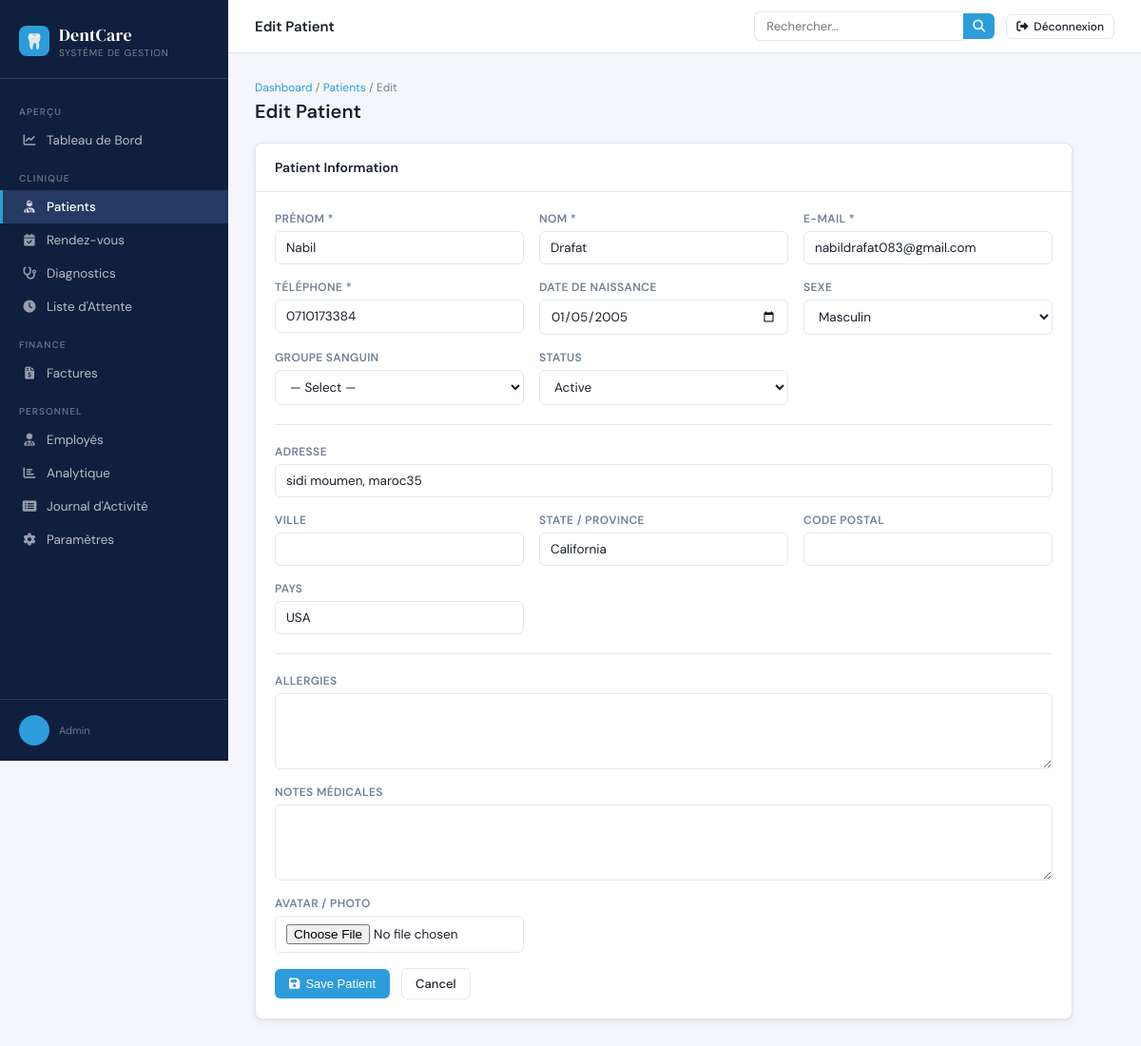
Page /patients/2/edit/ (signed in) on the committed database.
### authentication/models.py (models this page shows, shortened)
class User(AbstractUser):
    class Role(models.TextChoices):
        ADMIN        = 'admin',        'Admin'
        DOCTOR       = 'doctor',       'Doctor'
        RECEPTIONIST = 'receptionist', 'Receptionist'
        PATIENT      = 'patient',      'Patient'
    role = models.CharField(
        max_length=20,
        choices=Role.choices,
        default=Role.PATIENT,
    )
    phone = models.CharField(max_length=20, blank=True)
    address = models.TextField(blank=True)
    profile_photo = models.ImageField(
        upload_to='profiles/', blank=True, null=True
    )

### clinic/models.py (models this page shows, shortened)
class Patient(models.Model):
    class Gender(models.TextChoices):
        MALE   = 'male',   'Male'
        FEMALE = 'female', 'Female'
        OTHER  = 'other',  'Other'
    class BloodGroup(models.TextChoices):
        A_POS  = 'A+',  'A+'
        A_NEG  = 'A-',  'A-'
        B_POS  = 'B+',  'B+'
        B_NEG  = 'B-',  'B-'
        O_POS  = 'O+',  'O+'
        O_NEG  = 'O-',  'O-'
        AB_POS = 'AB+', 'AB+'
        AB_NEG = 'AB-', 'AB-'
    user          = models.OneToOneField(
        'authentication.User',
        on_delete=models.SET_NULL,
        null=True, blank=True,
        related_name='patient_profile'
    )
    first_name    = models.CharField(max_length=100)
    last_name     = models.CharField(max_length=100)
    email         = models.EmailField(unique=True)
    phone         = models.CharField(max_length=20)
    date_of_birth = models.DateField()
    gender        = models.CharField(max_length=10, choices=Gender.choices)
    blood_group   = models.CharField(max_length=5, choices=BloodGroup.choices, blank=True)
    address       = models.TextField(blank=True)
    city          = models.CharField(max_length=100, blank=True)
    country       = models.CharField(max_length=100, blank=True, default='USA')
    state_province = models.CharField(max_length=100, blank=True, default='California')
    postal_code   = models.CharField(max_length=20, blank=True)
    avatar        = models.ImageField(upload_to='avatars/', blank=True, null=True)
    allergies     = models.TextField(blank=True)
    medical_notes = models.TextField(blank=True)
    created_at    = models.DateTimeField(auto_now_add=True)
    updated_at    = models.DateTimeField(auto_now=True)
    class Meta:
        ordering = ['-created_at']

### clinic/views.py (the view, shortened to what this page needs)
# urls.py: path('patients/<int:pk>/edit/',               views.patient_edit,           name='patient_edit'),
@staff_required
def patient_edit(request, pk):
    patient = get_object_or_404(Patient, pk=pk)
    return render(request, 'clinic/patients/form.html', {
        'action': 'Edit', 'patient': patient
    })

### clinic/utils.py (called while the page is built)
def staff_required(view_func):
    @wraps(view_func)
    def wrapper(request, *args, **kwargs):
        if not request.user.is_authenticated:
            return redirect('authentication:login')
        if request.user.role not in ('admin', 'doctor', 'receptionist'):
            messages.error(request, "You don't have permission to access this area.")
            return redirect('home:home')
        return view_func(request, *args, **kwargs)
    return wrapper

### templates/clinic/patients/form.html (shortened to what this page needs)
{% extends "clinic/base.html" %}
{% block topbar_title %}{{ action }} Patient{% endblock %}
{% block nav_patients %}active{% endblock %}
{% block content %}
<div class="page-header">
  <div>
    <div class="breadcrumb"><a href="{% url 'clinic:dashboard' %}">Dashboard</a> / <a href="{% url 'clinic:patient_list' %}">Patients</a> / {{ action }}</div>
    <h1>{{ action }} Patient</h1>
  </div>
</div>
<div class="card" style="max-width:860px">
  <div class="card-header"><span class="card-title">Patient Information</span></div>
  <div class="card-body">
    <form method="post" enctype="multipart/form-data">
      <div class="form-grid">
        <div class="form-group">
          <label>Prénom *</label>
          <input type="text" name="first_name" value="{{ patient.first_name|default:'' }}" required>
        </div>
        <div class="form-group">
          <label>Nom *</label>
          <input type="text" name="last_name" value="{{ patient.last_name|default:'' }}" required>
        </div>
        <div class="form-group">
          <label>E-mail *</label>
          <input type="email" name="email" value="{{ patient.email|default:'' }}" required>
        </div>
        <div class="form-group">
          <label>Téléphone *</label>
          <input type="tel" name="phone" value="{{ patient.phone|default:'' }}" required>
        </div>
        <div class="form-group">
          <label>Date de Naissance</label>
          <input type="date" name="date_of_birth" value="{{ patient.date_of_birth|date:'Y-m-d'|default:'' }}">
        </div>
        <div class="form-group">
          <label>Sexe</label>
          <select name="gender">
            <option value="male"   {% if patient.gender == 'male' %}selected{% endif %}>Masculin</option>
          </select>
        </div>
        <div class="form-group">
          <label>Groupe Sanguin</label>
          <select name="blood_group">
            <option value="">— Select —</option>
          </select>
        </div>
        <div class="form-group">
          <label>Status</label>
          <select name="status">
            <option value="Active"   {% if patient.status == 'Active' %}selected{% endif %}>Active</option>
          </select>
        </div>
        <div class="divider" style="grid-column:1/-1;margin:4px 0"></div>
        <div class="form-group full">
          <label>Adresse</label>
          <input type="text" name="address" value="{{ patient.address|default:'' }}">
        </div>
        <div class="form-group">
          <label>Ville</label>
          <input type="text" name="city" value="{{ patient.city|default:'' }}">
        </div>
        <div class="form-group">
          <label>State / Province</label>
          <input type="text" name="state_province" value="{{ patient.state_province|default:'' }}">
        </div>
        <div class="form-group">
          <label>Code Postal</label>
          <input type="text" name="postal_code" value="{{ patient.postal_code|default:'' }}">
        </div>
        <div class="form-group">
          <label>Pays</label>
          <input type="text" name="country" value="{{ patient.country|default:'USA' }}">
        </div>
        <div class="divider" style="grid-column:1/-1;margin:4px 0"></div>
        <div class="form-group full">
          <label>Allergies</label>
          <textarea name="allergies">{{ patient.allergies|default:'' }}</textarea>
        </div>
        <div class="form-group full">
          <label>Notes Médicales</label>
          <textarea name="medical_notes">{{ patient.medical_notes|default:'' }}</textarea>
        </div>
        <div class="form-group">
          <label>Avatar / Photo</label>
          <input type="file" name="avatar" accept="image/*">
        </div>
      </div>
      <div class="flex-gap mt-16">
        <button type="submit" class="btn btn-primary"><i class="fas fa-save"></i> Save Patient</button>
        <a href="{% url 'clinic:patient_list' %}" class="btn btn-outline">Cancel</a>
      </div>
    </form>
  </div>
</div>
{% endblock %}

### templates/clinic/base.html (shortened to what this page needs)
<!DOCTYPE html>
<html lang="fr">
<head>
  <link rel="stylesheet" href="https://cdn.jsdelivr.net/npm/@fortawesome/fontawesome-free@6.5.0/css/all.min.css">
</head>
<body>
<aside class="sidebar">
  <div class="sidebar-logo">
    <div class="logo-icon">🦷</div>
    <div>
      <div class="logo-text">DentCare</div>
      <div class="logo-sub">Système de Gestion</div>
    </div>
  </div>
  <nav>
    <div class="nav-section">Aperçu</div>
    <a href="{% url 'clinic:dashboard' %}" class="nav-item {% block nav_dashboard %}{% endblock %}">
      <i class="fas fa-chart-line"></i> Tableau de Bord
    </a>
    <div class="nav-section">Clinique</div>
    <a href="{% url 'clinic:patient_list' %}" class="nav-item {% block nav_patients %}{% endblock %}">
      <i class="fas fa-user-injured"></i> Patients
    </a>
    <a href="{% url 'clinic:appointment_list' %}" class="nav-item {% block nav_appointments %}{% endblock %}">
      <i class="fas fa-calendar-check"></i> Rendez-vous
    </a>
    <a href="{% url 'clinic:diagnosis_list' %}" class="nav-item {% block nav_diagnoses %}{% endblock %}">
      <i class="fas fa-stethoscope"></i> Diagnostics
    </a>
    <a href="{% url 'clinic:waiting_list' %}" class="nav-item {% block nav_waiting %}{% endblock %}">
      <i class="fas fa-clock"></i> Liste d'Attente
    </a>
    <div class="nav-section">Finance</div>
    <a href="{% url 'clinic:patient_payslip_list' %}" class="nav-item {% block nav_invoices %}{% endblock %}">
      <i class="fas fa-file-invoice-dollar"></i> Factures
    </a>
    <div class="nav-section">Personnel</div>
    <a href="{% url 'clinic:employee_list' %}" class="nav-item {% block nav_employees %}{% endblock %}">
      <i class="fas fa-user-md"></i> Employés
    </a>
    <a href="{% url 'clinic:analytics' %}" class="nav-item {% block nav_analytics %}{% endblock %}">
      <i class="fas fa-chart-bar"></i> Analytique
    </a>
    <a href="{% url 'clinic:activity_logs' %}" class="nav-item {% block nav_activity %}{% endblock %}">
      <i class="fas fa-list-alt"></i> Journal d'Activité
    </a>
    <a href="{% url 'clinic:settings' %}" class="nav-item {% block nav_settings %}{% endblock %}">
      <i class="fas fa-cog"></i> Paramètres
    </a>
  </nav>
  <div class="sidebar-footer">
    <div class="sidebar-user">
      <div class="user-avatar">{{ request.user.first_name|first|upper }}{{ request.user.last_name|first|upper }}</div>
      <div>
        <div class="user-role">{{ request.user.role }}</div>
      </div>
    </div>
  </div>
</aside>
<div class="main">
  <header class="topbar">
    <div style="display:flex;align-items:center;gap:12px">
      <span class="topbar-title">{% block topbar_title %}{% endblock %}</span>
    </div>
    <div style="display:flex;align-items:center;gap:12px">
      <form class="search-form" method="get" action="{% url 'clinic:global_search' %}">
        <input class="search-input" type="text" name="q" placeholder="Rechercher…" value="{{ request.GET.q }}">
        <button type="submit" class="search-btn"><i class="fas fa-search"></i></button>
      </form>
    <div class="topbar-actions">
      <a href="{% url 'authentication:logout' %}" class="btn btn-outline btn-sm">
        <i class="fas fa-sign-out-alt"></i> Déconnexion
      </a>
    </div>
    </div>
  </header>
  <main class="page-content">
    {% block content %}{% endblock %}
  </main>
</div>
</body>
</html>

### rows in the picture
User: user.role "Admin"
Patient: first_name "Nabil", last_name "Drafat", email "nabildrafat083@gmail.com", phone "0710173384", date_of_birth "01/05/2005", gender "Masculin", address "sidi moumen, maroc35", state_province "California", country "USA"

### other values in the picture
{{ action }} "Edit"
